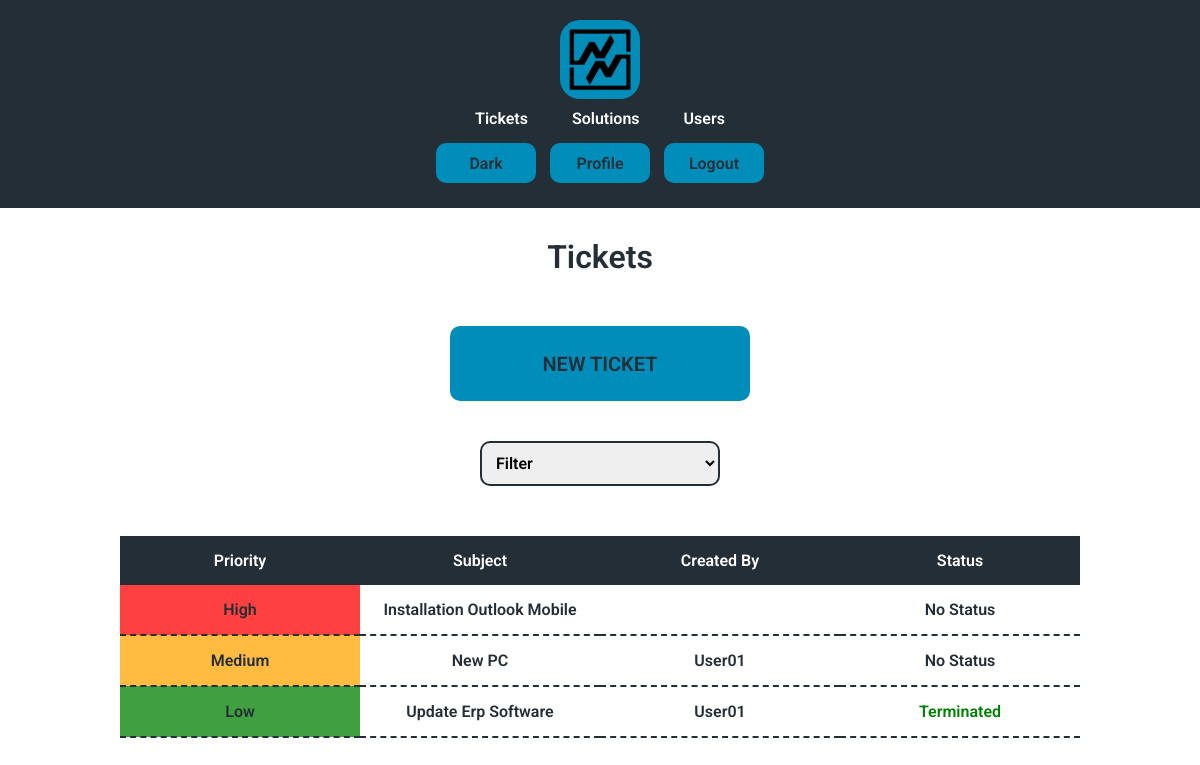
Screenshot of /tickets (signed in) with the database file from the repository.
### tables this page shows
CREATE TABLE tickets (
id INTEGER PRIMARY KEY AUTOINCREMENT NOT NULL,
subject TEXT NOT NULL,
creator INTEGER,
description TEXT,
status INTEGER DEFAULT 0 NOT NULL,
priority INTEGER DEFAULT 0 NOT NULL,
time TIMESTAMP DEFAULT CURRENT_TIMESTAMP,
FOREIGN KEY(creator) REFERENCES users(id)
ON DELETE SET NULL
ON UPDATE NO ACTION
);

CREATE TABLE users (id INTEGER PRIMARY KEY AUTOINCREMENT NOT NULL, name TEXT NOT NULL, hash TEXT NOT NULL, permission INTEGER DEFAULT 4 NOT NULL, active BLOB DEFAULT 0 NOT NULL, email TEXT NOT NULL);

### app.py (the view, shortened to what this page needs)
@app.route("/tickets", methods=["GET", "POST"])
@login_required
def tickets():
    if session.get("permission") < 3:
        tickets = db.execute(
            """
            SELECT tickets.id, tickets.subject, tickets.status, tickets.priority,
            users.name AS creator_name FROM tickets
            LEFT JOIN users ON tickets.creator = users.id
            WHERE tickets.status < 5 ORDER BY priority DESC, time ASC
            """
            )
        return render_template("tickets.html", tickets = tickets, status = ticketStatus, priority = priority)

### app.py (called while the page is built)
def login_required(f):
    @wraps(f)
    def decorated_function(*args, **kwargs):
        if not session.get("user_id"):
            return redirect("/") # Redirect to the login page or wherever necessary
        return f(*args, **kwargs)  # Proceed with the actual route if logged in
    return decorated_function

### templates/tickets.html (shortened to what this page needs)
{% extends "layout.html" %}
{% block h1 %}<h1>Tickets</h1>{% endblock %}
{% block body %}
    {% if session.get("permission") < 4 %}
    <form class="margin" action="/newticket">
    <button type="submit" class="enter">NEW TICKET</button>
    </form>
    <form class="margin" action="/tickets" method="post">
    <select id="status" name="status" onchange="clickButton()">
        <option hidden disabled value="" selected>Filter</option>
    </select>
    </form>
    {% endif %}
    <div class="main">
    <table class="select">
        <thead>
            <tr>
                <th>Priority</th>
                <th>Subject</th>
                <th class="none">Created By</th>
                <th>Status</th>
            </tr>
        </thead>
        <tbody>
            {% for ticket in tickets %}
            <tr onclick="clickButtonID('{{ ticket['id'] }}')">
                <td class="{{ priority[ticket['priority']] }}"> {{ priority[ticket["priority"]] }}</td>
                <td> {{ ticket["subject"] }}</td>
                {% if ticket["creator_name"] %}
                <td class="none"> {{ ticket["creator_name"] }}</td>
                {% else %}
                <td></td>
                {% endif %}
                <td class="status{{ ticket['status'] }}"> {{ status[ticket["status"]] }}</td>
            </tr>
            {% endfor %}
        </tbody>
    </table>
</div>
{% endblock %}

### static/styles.css (style rules this page uses)
.Light { --color1: #242e37; --color2: #ffffff; --color3: #e1e3e4; --color4: #242e37; --color5: #008dba; --colorextra: #ffffff; --font: "Roboto", sans-serif; }
* { font-family: var(--font); box-sizing: border-box; margin: 0; padding: 0; font-weight: 600; --font-color: var(--color1); --background-color: var(--color2); --nav-color: var(--color4); --navfont-color: var(--colorextra); --button-color: var(--color5); --buttonfont-color: var(--color4); --hover-color: var(--color3); --hoverfont-color: var(--color4); --logo-color: var(--color5); --linkhover-color: var(--color5); --tab-color: var(--color4); --tabfont-color: var(--colorextra); --tabhover-color: var(--color5); --tabhoverfont-color: var(--color4); --disabled-color: var(--color4); --disabledfont-color: var(--color3); --placeholder-color: var(--color4); --aler-color: var(--color5); --active-color: var(--color1); --activefont-color: var(--color5); --border-color: var(--color5); }
html { background-color: var(--background-color); color: var(--font-color); }
body { transition: background-color 0.5s, color 0.3s; }
button { background-color: var(--button-color); color: var(--buttonfont-color); border: none; border-radius: 10px; cursor: pointer; transition: all 0.5s ease 0s; width: 100px; height: 40px; font-size: 16px; margin: 5px; }
.enter { margin-top: 30px; margin-bottom: 10px; font-size: 20px; width: 300px; height: 75px; }
.main { margin: 40px 0 40px 0; }
.margin { margin: 20px 0 20px; }
table { width: 100%; border-collapse: collapse; text-align: center; table-layout: fixed; margin: 20px 0 20px 0; }
td { padding: 15px 0px; border-bottom: 2px dashed var(--tab-color); }
th { background-color: var(--tab-color); padding: 15px 0px; transition: all 0.5s ease 0s; color: var(--tabfont-color); }
h1 { margin: 20px 0 20px; }
input, select, textarea { width: 25%; min-width: 200px; padding: 10px; margin: 10px 0px; border: 2px solid var(--font-color); border-radius: 10px; font-size: 16px; }
.Medium { background-color: rgba(255, 166, 0, 0.75); }
.High { background-color: rgba(255, 0, 0, 0.75); }
.Low { background-color: rgba(0, 128, 0, 0.75); }
.status3 { color: green; }
@media (max-width: 1300px) { td { width: 50%; } }

### rows the page displays
tickets: priority "High", subject "Installation Outlook Mobile", status "No Status"
tickets: priority "Medium", subject "New PC", creator_name "User01", status "No Status"
tickets: priority "Low", subject "Update Erp Software", creator_name "User01", status "Terminated"
